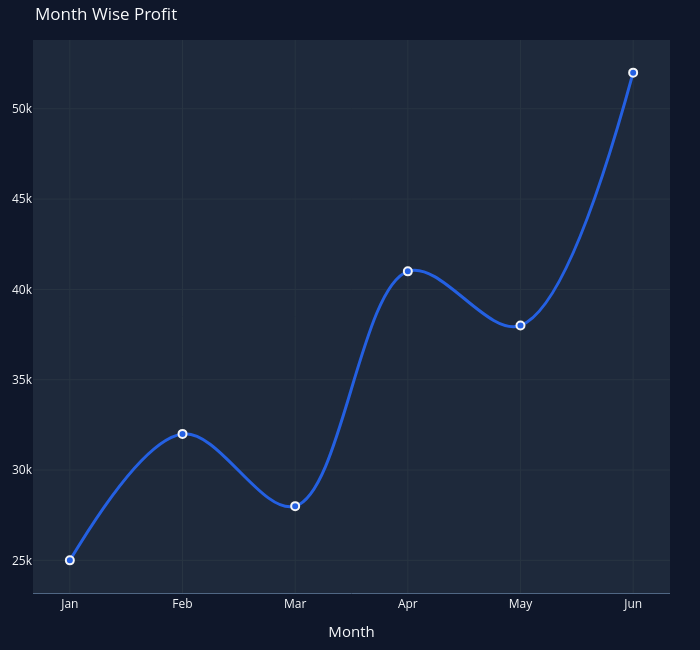

Notebook cell for this chart:
### Code cell
df5 = pd.DataFrame({
    "Month": ["Jan", "Feb", "Mar", "Apr", "May", "Jun"],
    "Profit": [25000, 32000, 28000, 41000, 38000, 52000]
})

fig = go.Figure()

fig.add_trace(
    go.Scatter(
        x=df5["Month"],
        y=df5["Profit"]
    )
)

fig.update_layout(
    title="Month Wise Profit",
    width=700,
    height=650,
    margin=dict(l=30,r=30,t=40,b=40),
    paper_bgcolor="#0F172A",   # Main outer background
    plot_bgcolor="#1E293B",    # Chart/Paper area
    font=dict(
        color="#F8FAFC"
    ),
    template="plotly_dark"
    
)


fig.update_traces(
    line=dict(
        color="#2563EB",
        width=3,
        shape="spline"
    ),

    mode="lines+markers",

    marker=dict(
        size=8,
        color="#2563EB",
        line=dict(
            color="white",
            width=2
        )
    ),
    

    opacity=0.95,

    hovertemplate=
        "<b>%{x}</b><br>"
        "Profit: %{y}<extra></extra>"
)

fig.update_xaxes(
    title="Month",
    showline=True,
    tickfont=dict(size=12),
    title_font=dict(size=15),
    categoryorder="array",
    categoryarray=["Jan", "Feb", "Mar", "Apr", "May", "Jun"]
)

fig.show()

### Figure 1 — Plotly figure (JSON) as saved in the notebook; plotly's stock layout.template omitted (floating-point values rounded to 4 significant figures)
{"data": [{"hovertemplate": "<b>%{x}</b><br>Profit: %{y}<extra></extra>", "line": {"color": "#2563EB", "shape": "spline", "width": 3}, "marker": {"color": "#2563EB", "line": {"color": "white", "width": 2}, "size": 8}, "mode": "lines+markers", "opacity": 0.95, "type": "scatter", "x": ["Jan", "Feb", "Mar", "Apr", "May", "Jun"], "y": [25000, 32000, 28000, 41000, 38000, 52000]}], "layout": {"font": {"color": "#F8FAFC"}, "height": 650, "margin": {"b": 40, "l": 30, "r": 30, "t": 40}, "paper_bgcolor": "#0F172A", "plot_bgcolor": "#1E293B", "title": {"text": "Month Wise Profit"}, "width": 700, "xaxis": {"categoryarray": ["Jan", "Feb", "Mar", "Apr", "May", "Jun"], "categoryorder": "array", "showline": true, "tickfont": {"size": 12}, "title": {"font": {"size": 15}, "text": "Month"}}}}
